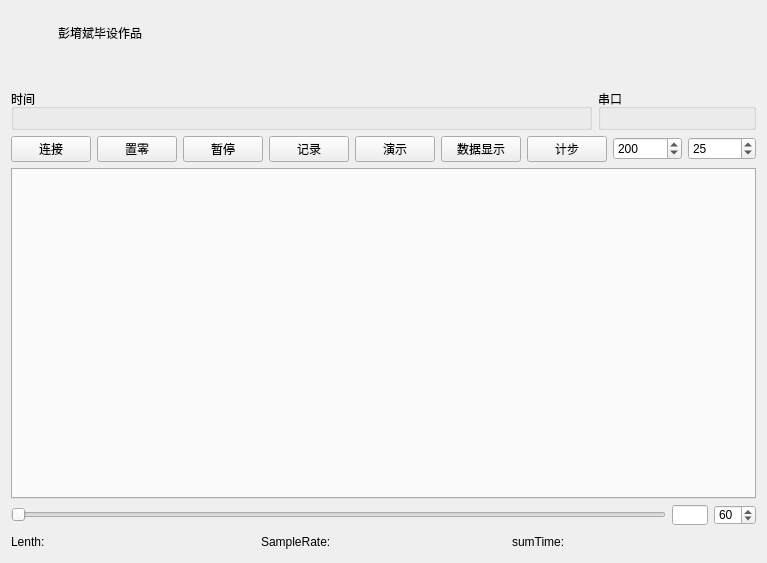
<?xml version="1.0" encoding="UTF-8"?>
<ui version="4.0">
 <class>MainWindow</class>
 <widget class="QMainWindow" name="MainWindow">
  <property name="geometry">
   <rect>
    <x>0</x>
    <y>0</y>
    <width>763</width>
    <height>545</height>
   </rect>
  </property>
  <property name="sizePolicy">
   <sizepolicy hsizetype="Preferred" vsizetype="Preferred">
    <horstretch>0</horstretch>
    <verstretch>0</verstretch>
   </sizepolicy>
  </property>
  <property name="windowTitle">
   <string>MainWindow</string>
  </property>
  <widget class="QWidget" name="centralWidget">
   <layout class="QVBoxLayout" name="verticalLayout">
    <item>
     <widget class="QWidget" name="titlewidget" native="true">
      <layout class="QHBoxLayout" name="horizontalLayout_5">
       <item>
        <widget class="QLabel" name="lab_Ico">
         <property name="sizePolicy">
          <sizepolicy hsizetype="Minimum" vsizetype="Preferred">
           <horstretch>0</horstretch>
           <verstretch>0</verstretch>
          </sizepolicy>
         </property>
         <property name="minimumSize">
          <size>
           <width>30</width>
           <height>0</height>
          </size>
         </property>
         <property name="text">
          <string/>
         </property>
         <property name="alignment">
          <set>Qt::AlignCenter</set>
         </property>
        </widget>
       </item>
       <item>
        <widget class="QLabel" name="lab_Title">
         <property name="sizePolicy">
          <sizepolicy hsizetype="Expanding" vsizetype="Preferred">
           <horstretch>0</horstretch>
           <verstretch>0</verstretch>
          </sizepolicy>
         </property>
         <property name="styleSheet">
          <string notr="true">font: 10pt &quot;微软雅黑&quot;;</string>
         </property>
         <property name="text">
          <string>彭堉斌毕设作品</string>
         </property>
         <property name="alignment">
          <set>Qt::AlignLeading|Qt::AlignLeft|Qt::AlignVCenter</set>
         </property>
        </widget>
       </item>
       <item>
        <widget class="QPushButton" name="btnMenu">
         <property name="sizePolicy">
          <sizepolicy hsizetype="Minimum" vsizetype="Expanding">
           <horstretch>0</horstretch>
           <verstretch>0</verstretch>
          </sizepolicy>
         </property>
         <property name="minimumSize">
          <size>
           <width>31</width>
           <height>0</height>
          </size>
         </property>
         <property name="cursor">
          <cursorShape>ArrowCursor</cursorShape>
         </property>
         <property name="focusPolicy">
          <enum>Qt::NoFocus</enum>
         </property>
         <property name="toolTip">
          <string>菜单</string>
         </property>
         <property name="text">
          <string/>
         </property>
         <property name="flat">
          <bool>true</bool>
         </property>
        </widget>
       </item>
       <item>
        <widget class="QPushButton" name="btnMenu_Min">
         <property name="sizePolicy">
          <sizepolicy hsizetype="Minimum" vsizetype="Expanding">
           <horstretch>0</horstretch>
           <verstretch>0</verstretch>
          </sizepolicy>
         </property>
         <property name="minimumSize">
          <size>
           <width>31</width>
           <height>0</height>
          </size>
         </property>
         <property name="cursor">
          <cursorShape>ArrowCursor</cursorShape>
         </property>
         <property name="focusPolicy">
          <enum>Qt::NoFocus</enum>
         </property>
         <property name="toolTip">
          <string>最小化</string>
         </property>
         <property name="text">
          <string/>
         </property>
         <property name="flat">
          <bool>true</bool>
         </property>
        </widget>
       </item>
       <item>
        <widget class="QPushButton" name="btnMenu_Max">
         <property name="sizePolicy">
          <sizepolicy hsizetype="Minimum" vsizetype="Expanding">
           <horstretch>0</horstretch>
           <verstretch>0</verstretch>
          </sizepolicy>
         </property>
         <property name="minimumSize">
          <size>
           <width>31</width>
           <height>0</height>
          </size>
         </property>
         <property name="cursor">
          <cursorShape>ArrowCursor</cursorShape>
         </property>
         <property name="focusPolicy">
          <enum>Qt::NoFocus</enum>
         </property>
         <property name="toolTip">
          <string>最大化</string>
         </property>
         <property name="text">
          <string/>
         </property>
         <property name="flat">
          <bool>true</bool>
         </property>
        </widget>
       </item>
       <item>
        <widget class="QPushButton" name="btnMenu_Close">
         <property name="sizePolicy">
          <sizepolicy hsizetype="Minimum" vsizetype="Expanding">
           <horstretch>0</horstretch>
           <verstretch>0</verstretch>
          </sizepolicy>
         </property>
         <property name="minimumSize">
          <size>
           <width>40</width>
           <height>0</height>
          </size>
         </property>
         <property name="cursor">
          <cursorShape>ArrowCursor</cursorShape>
         </property>
         <property name="focusPolicy">
          <enum>Qt::NoFocus</enum>
         </property>
         <property name="toolTip">
          <string>关闭</string>
         </property>
         <property name="text">
          <string/>
         </property>
         <property name="flat">
          <bool>true</bool>
         </property>
        </widget>
       </item>
      </layout>
     </widget>
    </item>
    <item>
     <widget class="QWidget" name="menuswidget" native="true">
      <layout class="QVBoxLayout" name="verticalLayout_2">
       <property name="leftMargin">
        <number>9</number>
       </property>
       <item>
        <layout class="QVBoxLayout" name="menusLayout">
         <property name="rightMargin">
          <number>0</number>
         </property>
        </layout>
       </item>
      </layout>
     </widget>
    </item>
    <item>
     <layout class="QHBoxLayout" name="horizontalLayout_2">
      <item>
       <widget class="QGroupBox" name="timeBox">
        <property name="minimumSize">
         <size>
          <width>581</width>
          <height>41</height>
         </size>
        </property>
        <property name="title">
         <string>时间</string>
        </property>
       </widget>
      </item>
      <item>
       <widget class="QGroupBox" name="portBox">
        <property name="minimumSize">
         <size>
          <width>151</width>
          <height>41</height>
         </size>
        </property>
        <property name="title">
         <string>串口</string>
        </property>
       </widget>
      </item>
     </layout>
    </item>
    <item>
     <layout class="QHBoxLayout" name="horizontalLayout">
      <item>
       <widget class="QPushButton" name="openButton">
        <property name="text">
         <string>连接</string>
        </property>
       </widget>
      </item>
      <item>
       <widget class="QPushButton" name="cleanButton">
        <property name="text">
         <string>置零</string>
        </property>
       </widget>
      </item>
      <item>
       <widget class="QPushButton" name="stopButton">
        <property name="text">
         <string>暂停</string>
        </property>
       </widget>
      </item>
      <item>
       <widget class="QPushButton" name="recordButton">
        <property name="text">
         <string>记录</string>
        </property>
       </widget>
      </item>
      <item>
       <widget class="QPushButton" name="showButton">
        <property name="text">
         <string>演示</string>
        </property>
       </widget>
      </item>
      <item>
       <widget class="QPushButton" name="dataButton">
        <property name="text">
         <string>数据显示</string>
        </property>
       </widget>
      </item>
      <item>
       <widget class="QPushButton" name="CountButton">
        <property name="text">
         <string>计步</string>
        </property>
       </widget>
      </item>
      <item>
       <widget class="QSpinBox" name="timeSpaceBox">
        <property name="minimum">
         <number>100</number>
        </property>
        <property name="maximum">
         <number>1000</number>
        </property>
        <property name="singleStep">
         <number>100</number>
        </property>
        <property name="value">
         <number>200</number>
        </property>
       </widget>
      </item>
      <item>
       <widget class="QSpinBox" name="sampleRateBox">
        <property name="minimum">
         <number>1</number>
        </property>
        <property name="maximum">
         <number>50</number>
        </property>
        <property name="singleStep">
         <number>5</number>
        </property>
        <property name="value">
         <number>25</number>
        </property>
       </widget>
      </item>
     </layout>
    </item>
    <item>
     <widget class="QTabWidget" name="tabWidget">
      <property name="minimumSize">
       <size>
        <width>745</width>
        <height>331</height>
       </size>
      </property>
      <property name="currentIndex">
       <number>-1</number>
      </property>
     </widget>
    </item>
    <item>
     <layout class="QHBoxLayout" name="horizontalLayout_3">
      <item>
       <widget class="QSlider" name="horizontalSlider">
        <property name="minimum">
         <number>1</number>
        </property>
        <property name="orientation">
         <enum>Qt::Horizontal</enum>
        </property>
       </widget>
      </item>
      <item>
       <widget class="QLineEdit" name="lineEdit">
        <property name="maximumSize">
         <size>
          <width>36</width>
          <height>20</height>
         </size>
        </property>
       </widget>
      </item>
      <item>
       <widget class="QSpinBox" name="showCountBox">
        <property name="maximumSize">
         <size>
          <width>42</width>
          <height>20</height>
         </size>
        </property>
        <property name="minimum">
         <number>1</number>
        </property>
        <property name="maximum">
         <number>150</number>
        </property>
        <property name="value">
         <number>60</number>
        </property>
       </widget>
      </item>
     </layout>
    </item>
    <item>
     <layout class="QHBoxLayout" name="horizontalLayout_4">
      <item>
       <widget class="QLabel" name="maxlabel">
        <property name="minimumSize">
         <size>
          <width>91</width>
          <height>21</height>
         </size>
        </property>
        <property name="text">
         <string>Lenth:</string>
        </property>
       </widget>
      </item>
      <item>
       <widget class="QLabel" name="timelabel">
        <property name="minimumSize">
         <size>
          <width>91</width>
          <height>21</height>
         </size>
        </property>
        <property name="text">
         <string>SampleRate:</string>
        </property>
       </widget>
      </item>
      <item>
       <widget class="QLabel" name="stimelabel">
        <property name="minimumSize">
         <size>
          <width>91</width>
          <height>21</height>
         </size>
        </property>
        <property name="text">
         <string>sumTime:</string>
        </property>
       </widget>
      </item>
     </layout>
    </item>
   </layout>
  </widget>
 </widget>
 <layoutdefault spacing="6" margin="11"/>
 <resources/>
 <connections/>
</ui>
